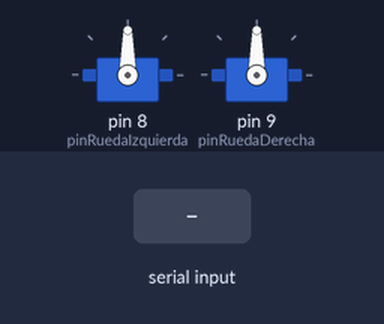
Simulated run of this sketch. Board: Arduino Uno, built with avr-gcc and run on an emulated ATmega328P. Parts: 2 × servo. Inputs (shaded band) come from the test bench.

Above: at 1.2 s.
1.3 s: "U" received over Serial
At 2.5 s:
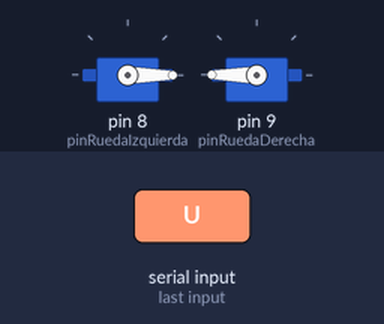
2.8 s: "M" received over Serial
At 3.9 s:
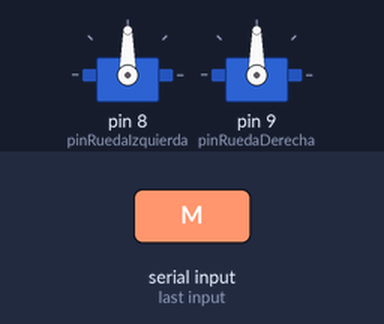
4.3 s: "D" received over Serial
At 5.0 s:
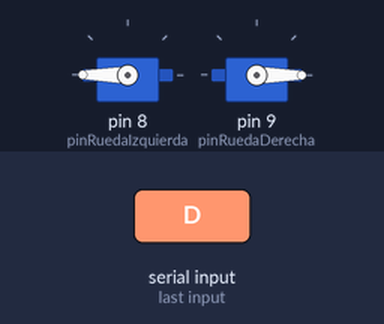
5.8 s: "S" received over Serial
At 6.2 s:
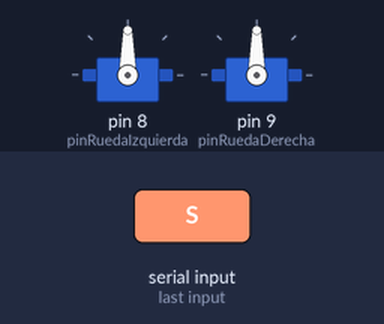
7.3 s: "L" received over Serial
At 8.5 s:
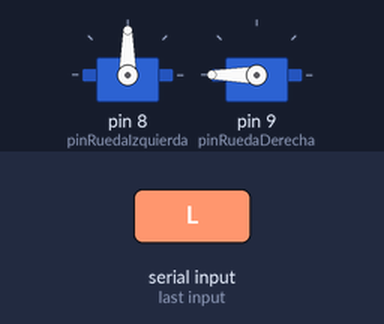
8.8 s: "R" received over Serial
At 9.7 s:
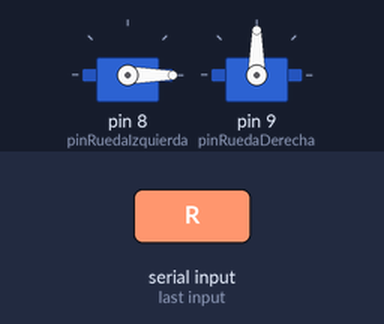
Timing chart, 0 to 11.3 s (numbered marks = the images above; inputs shaded):
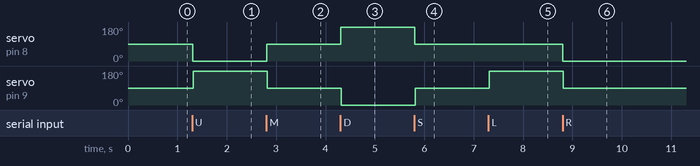

Measured:
- after the input at 1.3 s, servo on pin 8 (pinRuedaIzquierda): 90° → 0° at once; servo on pin 9 (pinRuedaDerecha): 90° → 180° at once
- after the input at 2.8 s, servo on pin 8 (pinRuedaIzquierda): 0° → 90° at once; servo on pin 9 (pinRuedaDerecha): 180° → 90° at once
- after the input at 4.3 s, servo on pin 8 (pinRuedaIzquierda): 90° → 180° at once; servo on pin 9 (pinRuedaDerecha): 90° → 0° at once
- after the input at 5.8 s, servo on pin 8 (pinRuedaIzquierda): 180° → 90° at once; servo on pin 9 (pinRuedaDerecha): 0° → 90° at once
- after the input at 7.3 s, servo on pin 9 (pinRuedaDerecha): 90° → 180° at once
- after the input at 8.8 s, servo on pin 8 (pinRuedaIzquierda): 90° → 0° at once; servo on pin 9 (pinRuedaDerecha): 180° → 90° at once

The sketch:

ControlManual.ino
```cpp
/******************************************************************
 *                           Librerias                            *
 ******************************************************************/

#include <Servo.h>

/******************************************************************
 *                    Definicion de variable                      *
 ******************************************************************/

/* Definicion de Pines para la placa */

#define pinRuedaIzquierda              8
#define pinRuedaDerecha                9

/* Definicion de los valores que se pones a los servos de rotación continua,
 es decir, a las ruedas */
#define ruedaParadaValor              90
#define ruedaIzquierdaAvanceValor      0
#define ruedaIzquierdaRetrocesoValor 180
#define ruedaDerechaAvanceValor      180
#define ruedaDerechaRetrocesoValor     0

/* Baudios para el Bluetooth*/
#define BQ_ZUM_BLUETOOTH                       19200

/* Tamaño del buffer de datos recibidos */
#define tamanoBuffer 5

/* Definimos los posibles estados de la maquina de estados del programa */
#define CONTROL_MANUAL                 0
#define SEGUIR_LINEAS                  1
#define EVITAR_LUCES                   2
#define EVITAR_OBSTACULOS              3

/* Variable que controla el estado actual del programa */
int estadoActual;

/* Objetos de la clase servo para cada servo */
Servo ruedaIzquierda;                         /*  Valores entre 0 y 180  */
Servo ruedaDerecha;                           /*  Valores entre 0 y 180  */

/* Delay por defecto */
#define delayDefecto                 10

/*  Un array de caracteres para almanecenar los datos recibidos del Serial del Bluetooth  */

char datosBuffer[tamanoBuffer];

/* iterador del Buffer */
int i = 0;

/* Cantidad de caracteres disponibles en el Serial */
int numChar = 0;

/******************************************************************
 *                     Definicion de funciones                    *
 ******************************************************************/

void pararRuedas() {
  ruedaIzquierda.write(ruedaParadaValor);
  delay(delayDefecto);

  ruedaDerecha.write(ruedaParadaValor);
  delay(delayDefecto);
}

void irAdelante() {
  ruedaIzquierda.write(ruedaIzquierdaAvanceValor);
  delay(delayDefecto);

  ruedaDerecha.write(ruedaDerechaAvanceValor);
  delay(delayDefecto);
}


void irAtras() {
  ruedaIzquierda.write(ruedaIzquierdaRetrocesoValor);
  delay(delayDefecto);

  ruedaDerecha.write(ruedaDerechaRetrocesoValor);
  delay(delayDefecto);
}


void irIzquierda() {
  ruedaIzquierda.write(ruedaParadaValor);
  delay(delayDefecto);

  ruedaDerecha.write(ruedaDerechaAvanceValor);
  delay(delayDefecto);
}


void irDerecha() {
  ruedaIzquierda.write(ruedaIzquierdaAvanceValor);
  delay(delayDefecto);

  ruedaDerecha.write(ruedaParadaValor);
  delay(delayDefecto);
}

/* Administracion del buffer de datos */
void checkDatos(char* datos){

   switch(datos[0]) {

    /* Boton de Control Manual presionado */
    case 'M':
      estadoActual = CONTROL_MANUAL;
      pararRuedas();
      break;

    /* Boton de Parar pulsado */
    case'S':
      pararRuedas();
      break;

    /* Boton de ir hacia delante pulsado */
    case 'U':
      irAdelante();
      break;

    /* Boton de ir hacia dentras pulsado */
    case 'D':
      irAtras();
      break;

    /* Boton de ir hacia la izquierda pulsado */
    case 'L':
      irIzquierda();
      break;

    /* Boton de iz hacia la derecha pulsado */
    case 'R':
      irDerecha();
      break;

  }

  /* Vaciar el Serial */
  Serial.flush();

}

/******************************************************************
 *                             Setup                              *
 ******************************************************************/

void setup() {
  /* Abrimos la conexión Serial y la vaciamos*/
  Serial.begin(BQ_ZUM_BLUETOOTH);
  Serial.flush();

  /* Definimos el pin necesario para cada objeto */
  ruedaIzquierda.attach(pinRuedaIzquierda);
  ruedaDerecha.attach(pinRuedaDerecha);

  /* No definimos los pines para los sensores analogiocs del A0 y A1 */

  /* Paramos el robot al principio */
  pararRuedas();

  /* Actualizamos el estado */
  estadoActual = CONTROL_MANUAL;
}

/******************************************************************
 *                  Principal loop del programa                   *
 ******************************************************************/

void loop() {
  /* Si hay algo en el puerto Serie del Bluetooth */
  if (Serial.available() > 0) {

    /* Reiniciamos el iterador y limpiamos el buffer */
    i = 0;
    memset(datosBuffer, 0, sizeof(datosBuffer));

    /* Emperamos a que el buffer se llene. Depente del tamaño de la
     *  informacion, 1 ms por cada caracter mas o menos */
    delay(tamanoBuffer);

    /* Numero de caracteres disponibles en el puerto Serie del Bluetooth */
    numChar = Serial.available();

    /* Limitamos el numero de caracteres que se van a leer del Serial
     * evitando leer mas que el tamaño del buffer */
    if (numChar > tamanoBuffer) {
          numChar = tamanoBuffer;
    }

    /* Leemos el puerto Serie del Bluetooth y lo guardamos en el buffer */
    while (numChar--) {
        datosBuffer[i++] = Serial.read();

        /* El microcontrolador es más rapido adquiriendo datos que el puerto Serie
        proporcionandolos, por lo que este delay asegura el buen funcionamiento
        de la lectura y que no aparezcan arrays vacios*/
        delay(3);
    }

    /* Administracion del buffer de datos */
    checkDatos(datosBuffer);

  }

  /* Segun el estado en el que esté realizo una u otra tarea */
  switch (estadoActual)
  {
    case CONTROL_MANUAL:

      break;
    case SEGUIR_LINEAS:

      break;
    case EVITAR_LUCES:

      break;
    case EVITAR_OBSTACULOS:

      break;
  }
}
```
